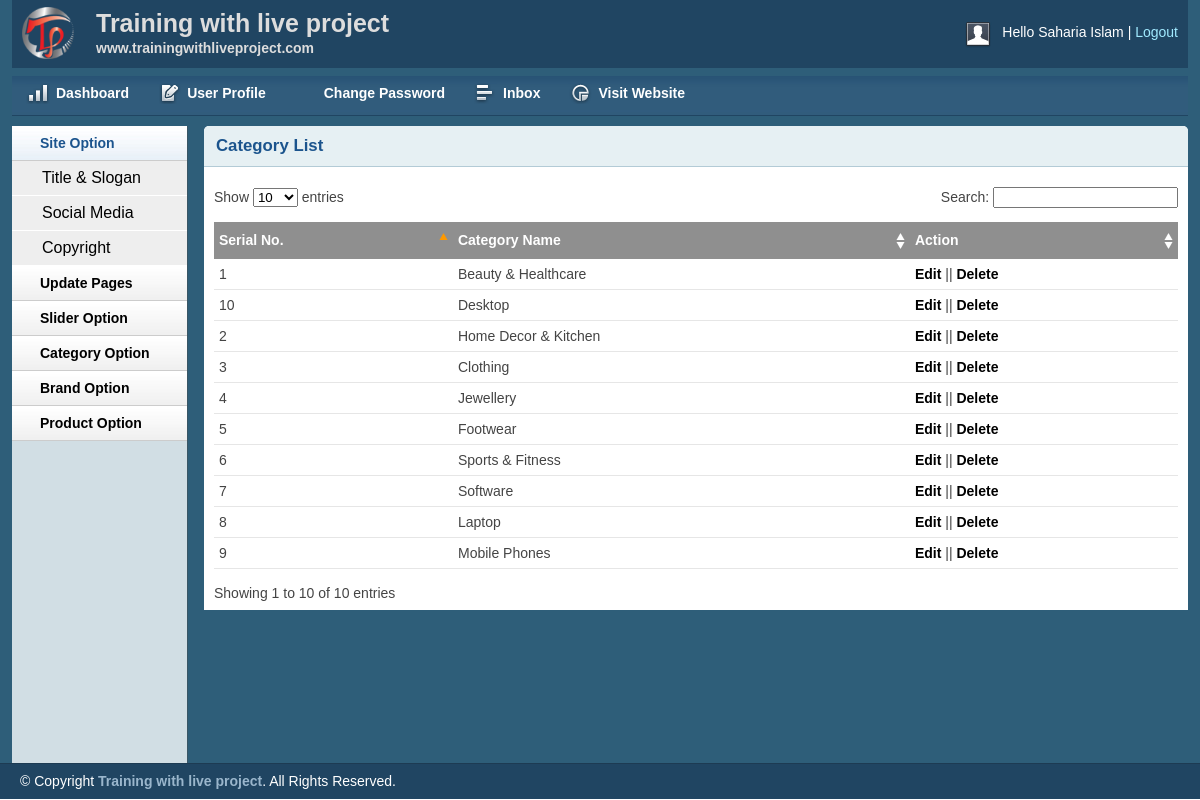
The app's page /admin/catlist.php (signed in) with its own data.
### tables this page shows
CREATE TABLE `tbl_category` (
  `catId` int(11) NOT NULL,
  `catName` varchar(255) NOT NULL
);

### lib/Database.php (called while the page is built, shortened)
<?php
Class Database{
 public $host   = DB_HOST;
 public $user   = DB_USER;
 public $pass   = DB_PASS;
 public $dbname = DB_NAME;
 public $link;
private function connectDB(){
 $this->link = new mysqli($this->host, $this->user, $this->pass,
  $this->dbname);
 }
public function select($query){
  $result = $this->link->query($query) or die($this->link->error.__LINE__);
  if($result->num_rows > 0){
    return $result;
  } else {
    return false;
  }
 }
}

### classes/Category.php (called while the page is built, shortened)
<?php
include_once $_SERVER['DOCUMENT_ROOT']."/shop/lib/Database.php";
?>
<?php
class Category
{
	private $db;
	public function __construct()
	{
		$this->db = new Database;
	}
	public function getAllCat(){
		$query = "select * from tbl_category order by catId desc";
		$result = $this->db->select($query);
		return $result;
	}
}
 ?>

### admin/catlist.php (the view, shortened to what this page needs)
<?php include 'inc/header.php';?>
<?php include 'inc/sidebar.php';?>
<?php  include $_SERVER['DOCUMENT_ROOT']."/shop/classes/Category.php";?>
<?php
$cat = new Category();
?>
        <div class="grid_10">
            <div class="box round first grid">
                <h2>Category List</h2>
                <div class="block">
                    <table class="data display datatable" id="example">
					<thead>
						<tr>
							<th>Serial No.</th>
							<th>Category Name</th>
							<th>Action</th>
						</tr>
					</thead>
					<tbody>
						<?php
						$getcat = $cat->getAllCat();
						if ($getcat) {
							$i = 0;
							while ($result = $getcat->fetch_assoc()) {
								$i++; ?>
						<tr class="odd gradeX">
							<td><?php echo $i ?></td>
							<td><?php echo $result['catName'] ?></td>
							<td><a href="catedit.php?catid=<?php echo $result['catId'] ?>">Edit</a> || <a onclick="return confirm('are u sure to delete?')" href="?delcat=<?php echo $result['catId'] ?>">Delete</a></td>
						</tr>
						<?php } } ?>
					</tbody>
				</table>
               </div>
            </div>
        </div>
<?php include 'inc/footer.php';?>

### admin/css/text.css (style rules this page uses)
body { font: 13px/1.5 Tahoma, Helvetica, Arial, 'Liberation Sans', FreeSans, sans-serif; }
h2 { font-size: 23px; }
p, dl, hr, h1, h2, h3, h4, h5, h6, ol, ul, pre, table, address, fieldset { margin-bottom: 20px; }

### admin/css/grid.css (style rules this page uses)
.grid_1, .grid_2, .grid_3, .grid_4, .grid_5, .grid_6, .grid_7, .grid_8, .grid_9, .grid_10, .grid_11, .grid_12, .grid_13, .grid_14, .grid_15, .grid_16 { display: inline; float: left; margin-left: 1%; margin-right: 1%; }
.container_12 .grid_10 { width: 81.333%; }

### admin/css/layout.css (style rules this page uses)
body { background: #fff none repeat scroll 0 0; color: #444; font-size: 14px; padding: 0; }
a { color: #000; font-weight:bold; text-decoration: none; }
h1, h2, h3, h4, h5, h6 { line-height:1.2em; margin-bottom:.3em; }
h2 { margin-top:1em; }
.box { background:#fff; margin-bottom:20px; padding:10px 10px 10px 10px; margin-left:-8px; }
.box.grid { padding-bottom:40px; }
.box.round { -moz-border-radius: 5px 5px 0px 0px; -webkit-border-radius: 5px 5px 0px 0px; border-radius: 5px 5px 0px 0px; }
.box h2 { font-size:1.2em; font-weight:bold; color:#1B548D; background:#E6F0F3; margin:-10px -10px 0 -10px; padding:10px 12px; border-bottom:1px solid #B3CBD6; -moz-border-radius: 5px 5px 0px 0px; -webkit-border-radius: 5px 5px 0px 0px; border-radius: 5px 5px 0px 0px; }
.box.first { min-height: 406px; }
.block { padding-top:20px; }
.block { padding-bottom:1px; }
table.display { margin: 0 auto; clear: both; width: 100%; }
.sorting_asc { background: #8f8f8f url(../img/table/sort_asc.png) no-repeat center right; padding:8px 5px; text-align:left; color:#fff; }
.sorting { background:#8f8f8f url(../img/table/sort_both.png) no-repeat center right; padding:8px 5px; text-align:left; color:#fff; }
tr.odd { height: 30px; line-height: 30px; border-bottom:1px solid #e6e6e6; }
tr.even { height: 30px; line-height: 30px; border-bottom:1px solid #e6e6e6; }
tr.odd td, tr.even td { padding-left:5px; }

### records on screen
tbl_category: catName "Beauty & Healthcare"
tbl_category: catName "Home Decor & Kitchen"
tbl_category: catName "Clothing"
tbl_category: catName "Jewellery"
tbl_category: catName "Footwear"
tbl_category: catName "Sports & Fitness"
tbl_category: catName "Software"
tbl_category: catName "Laptop"
tbl_category: catName "Mobile Phones"
tbl_category: catName "Desktop"

### other values on screen
Session::get('adminName') "Saharia Islam"
